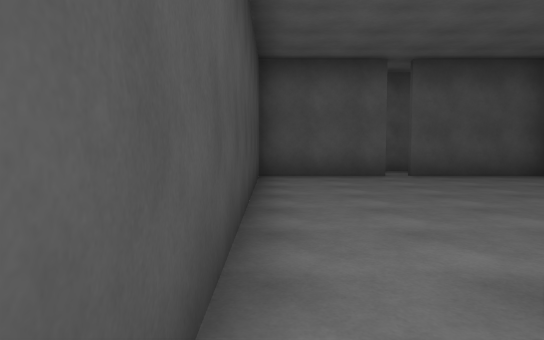
View 1 (above)

18 first-person views from a walk through a 3-D level made in the Unity game engine. The camera is 1.3 m above the floor, tilts 4° down and sees 70° across. The floor is counted in squares, 2 m on a side. Each view is taken from the middle of a square. On the plan, view 1 faces up. The plan holds only what a view shows up to about 11 squares ahead; the rest is blank. The player character is not drawn. Some animated figures are left out. Door leaves are left out, so doorways stand open. Surface patterns are stand-ins for the level's own textures.

View 2
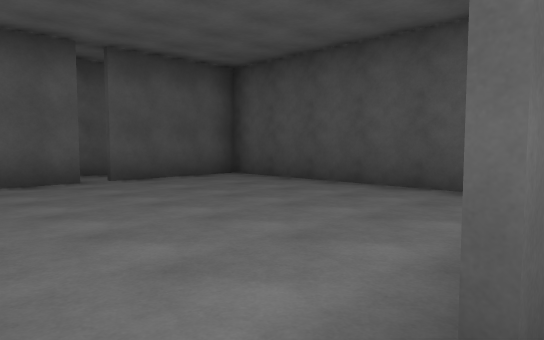

View 3
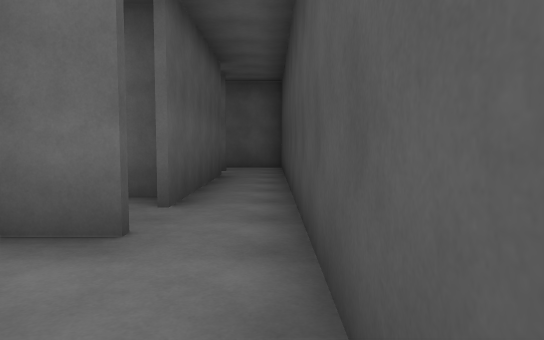

View 4
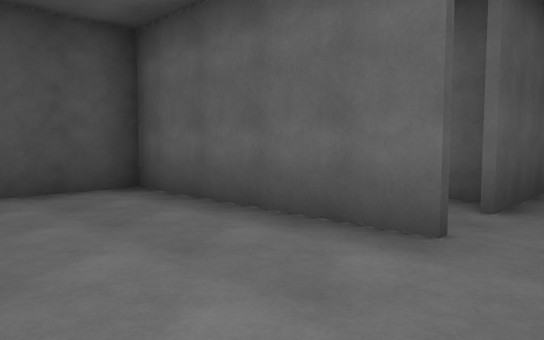

View 5
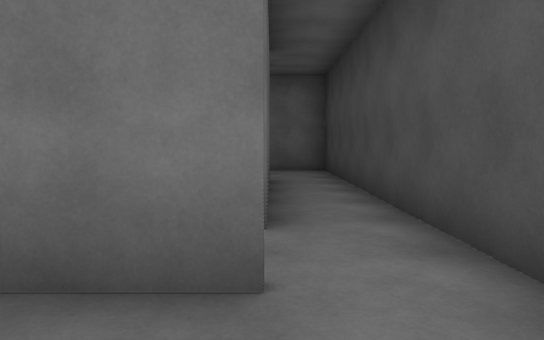

View 6
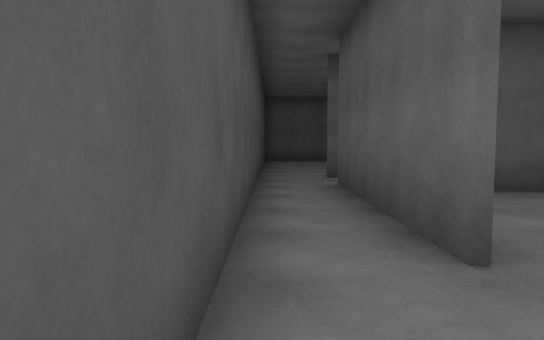

View 7
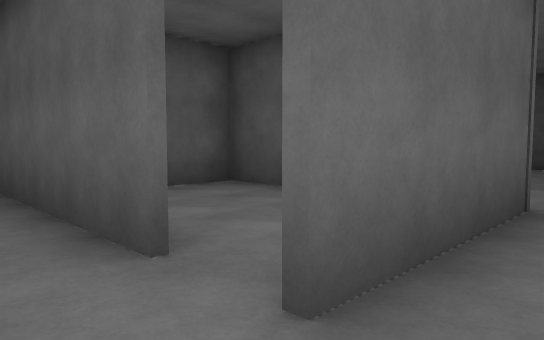

View 8
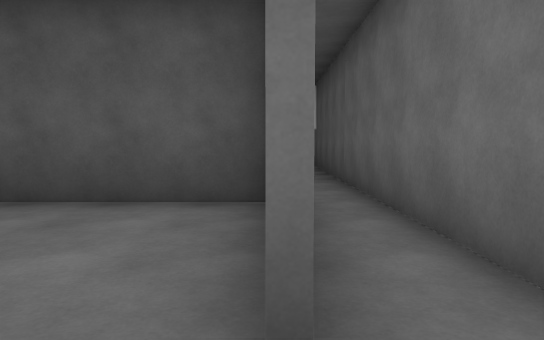

View 9
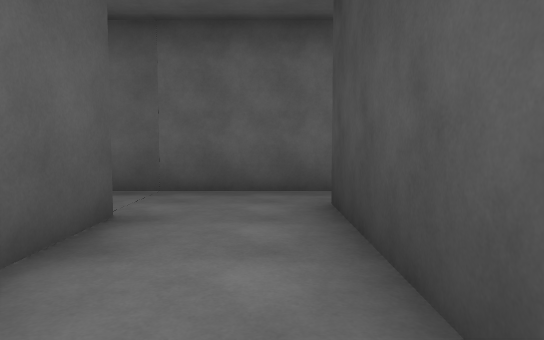

View 10
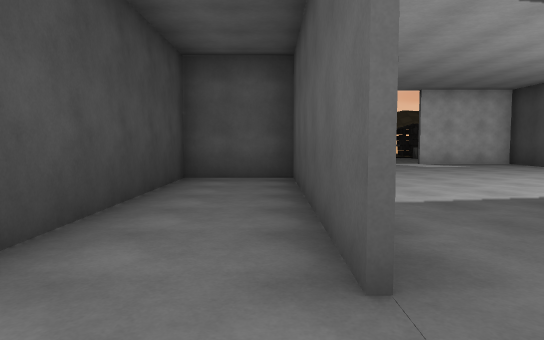

View 11
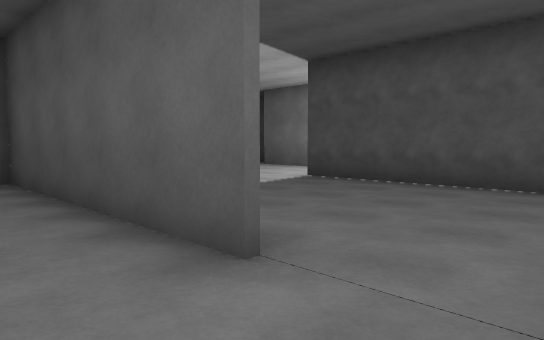

View 12
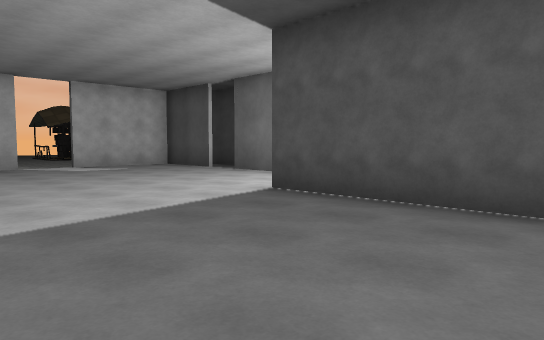

View 13
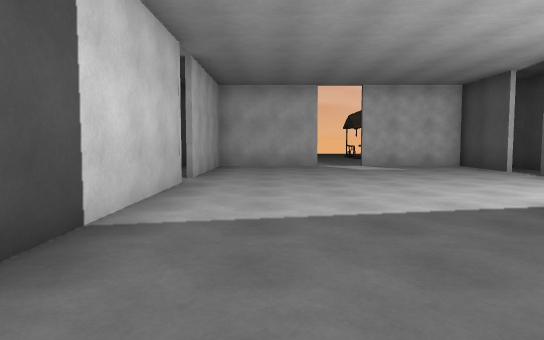

View 14
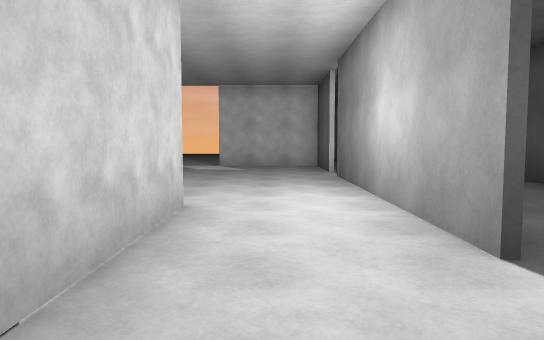

View 15
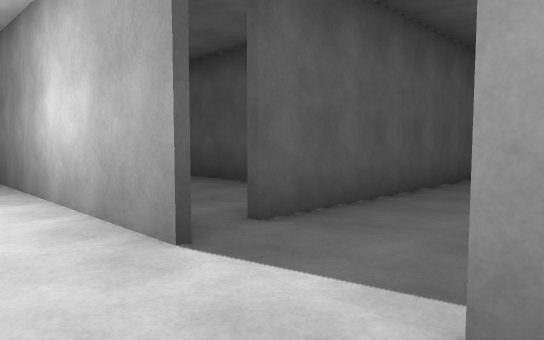

View 16
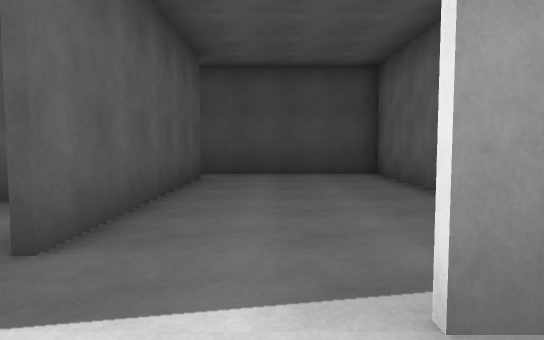

View 17
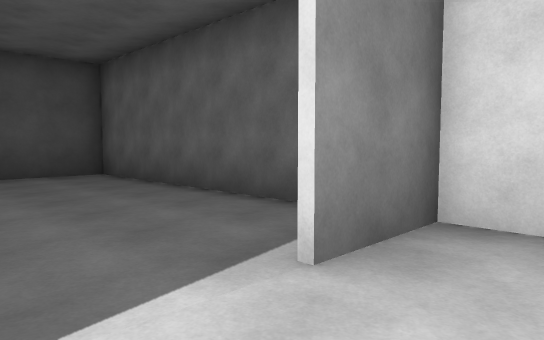

View 18
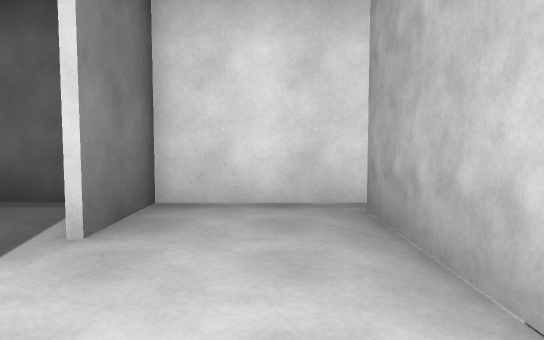

### Floor plan
Points are (right, up) in squares from view 1. A wall is a line through its corners. A room is listed if a view was taken in it or the views show most of it. See-through windows are left out.
Room 1 (views 1, 2, 6, 7, 8)
walls: (1, -4) (1, 0.1); (-0.3, 1.5) (-0.3, -6.2)
ways out: opening at (0, 1) to room 2; opening at (1, -6) to room 3; gap at (1, -4) to room 8
Room 2 (views 3, 4, 5)
walls: (1, 1.4) (5.4, 1.4) (5.4, 7.6) (2.6, 7.6); (2.3, 7.6) (-0.2, 7.6); (-0.3, 7.2) (-0.3, 1.5)
ways out: opening at (0, 1) to room 1
Room 3 (views 9, 10, 11, 12)
walls: (6.4, -4.5) (6.4, 1.2) (4.4, 1.2) (4.4, -5.1) (1, -5.1); (-0.3, -6.2) (7.5, -6.2)
ways out: opening at (1, -6) to room 1; opening at (7, -5.5) to room 4
Room 4 (view 13)
walls: (13.3, -1.4) (13.3, 2.6); (6.5, 1.4) (6.5, -3); (13.3, 3.6) (13.3, 5.9) (10.5, 5.9); (11, -5) (11, -1); (9.4, 5.9) (6.5, 5.9) (6.5, 2.2); (7.5, -6.2) (10.4, -6.2)
ways out: opening at (7, -5.5) to room 3; opening at (11, -6) to room 5; opening at (12, -2) to room 6; opening at (10, 6)
Room 5 (views 14, 15)
walls: (13.3, -6.3) (13.3, -4.5); (10.4, -6.2) (12.9, -6.2); (11.1, -4.6) (11.1, -5.8)
ways out: opening at (11, -6) to room 4; opening at (12, -5) to room 6
Room 6 (views 16, 17, 18)
walls: (13.3, -2.9) (13.3, -1.4); (11.1, -1) (11.1, -4.6)
ways out: opening at (12, -2) to room 4; opening at (12, -5) to room 5; opening at (13, -3.5) to room 7
Room 7 (no view inside)
walls: (12.9, -6.2) (20.2, -6.2) (20.2, -2.5); (19.5, -2.6) (14.1, -2.6)
ways out: opening at (13, -3.5) to room 6; opening at (14, -3)
Room 8 (no view inside)
walls: (4.2, -5.2) (4.2, -0.7) (3, -0.7)
ways out: gap at (1, -4) to room 1

Where each view was taken, in squares from view 1:
view 1: 0 up, 0 right, facing up
view 2: 1 up, 0 right, facing up-right
view 3: 4 up, 0 right, facing down
view 4: 4 up, 0 right, facing down-right
view 5: 3 up, 1 right, facing down
view 6: 6 down, 0 right, facing up
view 7: 6 down, 0 right, facing up-right
view 8: 5 down, 0 right, facing right
view 9: 1 down, 5 right, facing down
view 10: 6 down, 6 right, facing up
view 11: 6 down, 5 right, facing up-right
view 12: 5 down, 7 right, facing up-right
view 13: 5 down, 8 right, facing up
view 14: 5 down, 12 right, facing up
view 15: 5 down, 12 right, facing up-right
view 16: 4 down, 12 right, facing right
view 17: 3 down, 12 right, facing down-right
view 18: 2 down, 12 right, facing down
